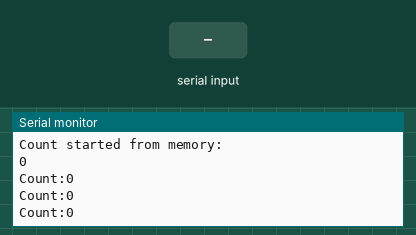
Simulated run of this sketch. Board: Arduino Uno, built for the host (arithmetic inside an expression is 32-bit, double 64-bit). On the bench: the last lines printed to the serial monitor. Inputs (shaded band) come from the test bench.

Above: at 3.8 s.
3.9 s: "S" received over Serial
At 4.6 s:
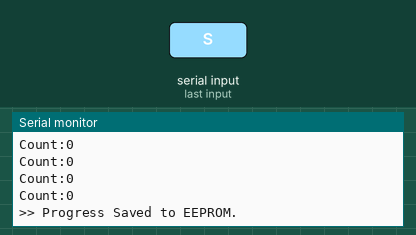
5.5 s: "R" received over Serial
At 6.8 s:
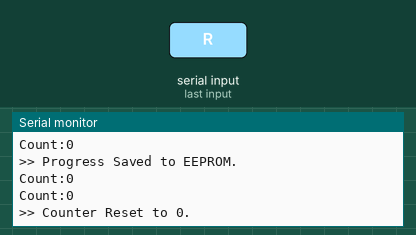

The sketch:

sketch_lab3.ino
```cpp
volatile uint8_t count;

void setup() {
  Serial.begin(9600);

  // from EEPROM initialization
  // check if EEPROM is busy before reading
    while (EECR & 0x02);
      // select eeprom address 0
      EEAR = 0;
      // set the read enable bit
      EECR |= 0x01;
      // move the data from the eeprom data register to our variable
      count = EEDR;

  Serial.println("Count started from memory:");
  Serial.println(count);
}

void loop() {

  delay(1000);

  uint8_t a, b;

  asm volatile (
    "lds r24, count \n" // load the count variable from sram
    "inc r24 \n"        // increment the value in register 24
    "sts count, r24 \n" // store the new value back into sram
  );

  Serial.print("Count:");
  Serial.println(count);

  if (Serial.available()) {
    char command = Serial.read();
    if (command == 'S' || command == 's') {

      // wait for any previous eeprom write to finish
      while (EECR & 0x02);

      // set target address and data to be saved
      EEAR = 0;
      EEDR = count;
      // set master write enable bit
      EECR |= 0x04;
      // set write enable bit to start the actual save
      EECR |= 0x02;

      Serial.println(">> Progress Saved to EEPROM.");

    }

    else if (command == 'R') {

      count = 0;

      Serial.println(">> Counter Reset to 0.");

    }
  }
}
```

Measured:
- after the input at 3.9 s, the serial monitor: prints a new line after 0.10 s (image 1)
- after the input at 5.5 s, the serial monitor: prints a new line after 0.50 s (image 2)
